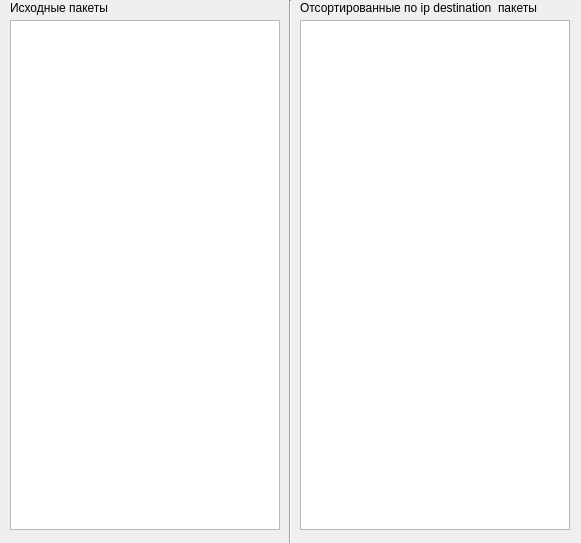
<?xml version="1.0" encoding="UTF-8"?>
<ui version="4.0">
 <class>form</class>
 <widget class="QWidget" name="form">
  <property name="geometry">
   <rect>
    <x>0</x>
    <y>0</y>
    <width>581</width>
    <height>543</height>
   </rect>
  </property>
  <property name="windowTitle">
   <string>Form</string>
  </property>
  <widget class="QTextBrowser" name="tb_out">
   <property name="geometry">
    <rect>
     <x>300</x>
     <y>20</y>
     <width>270</width>
     <height>510</height>
    </rect>
   </property>
  </widget>
  <widget class="Line" name="line">
   <property name="geometry">
    <rect>
     <x>280</x>
     <y>0</y>
     <width>20</width>
     <height>551</height>
    </rect>
   </property>
   <property name="orientation">
    <enum>Qt::Vertical</enum>
   </property>
  </widget>
  <widget class="QLabel" name="label">
   <property name="geometry">
    <rect>
     <x>10</x>
     <y>0</y>
     <width>211</width>
     <height>16</height>
    </rect>
   </property>
   <property name="text">
    <string>Исходные пакеты</string>
   </property>
  </widget>
  <widget class="QLabel" name="label_2">
   <property name="geometry">
    <rect>
     <x>300</x>
     <y>0</y>
     <width>271</width>
     <height>16</height>
    </rect>
   </property>
   <property name="text">
    <string>Отсортированные по ip destination  пакеты</string>
   </property>
  </widget>
  <widget class="QTextBrowser" name="tb_in">
   <property name="geometry">
    <rect>
     <x>10</x>
     <y>20</y>
     <width>270</width>
     <height>510</height>
    </rect>
   </property>
  </widget>
 </widget>
 <resources/>
 <connections/>
</ui>
